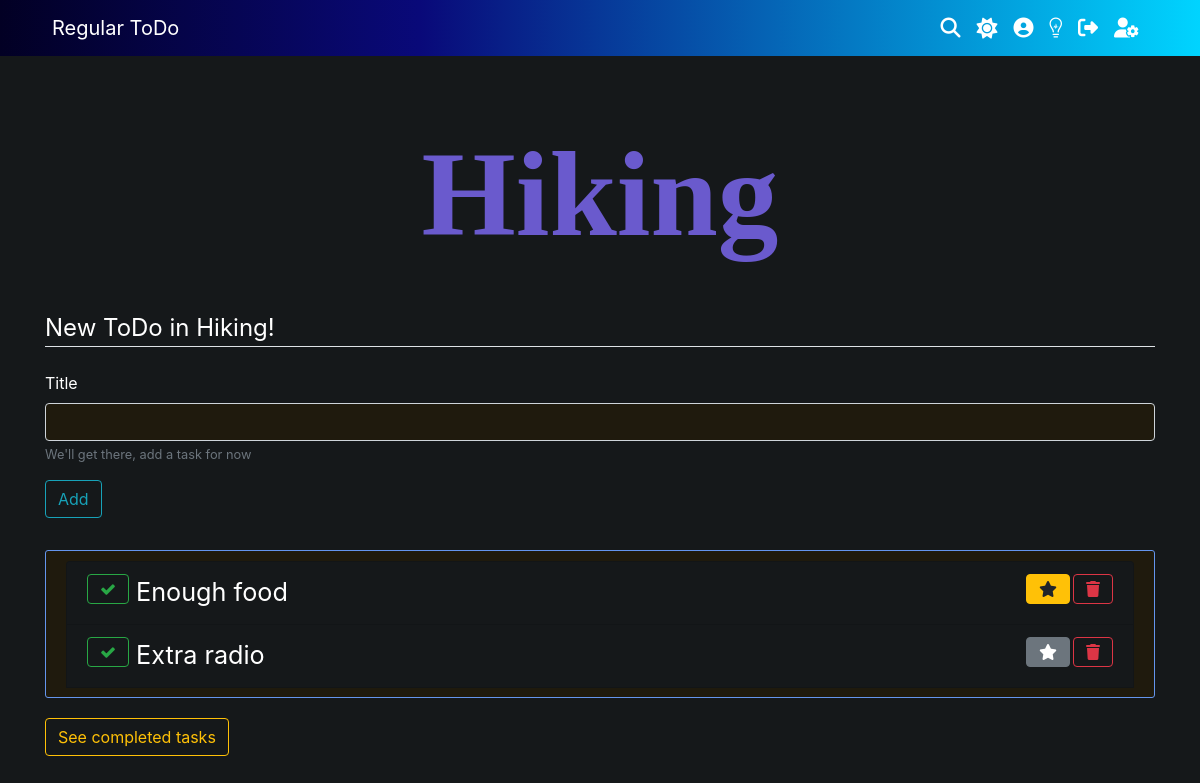
Page /tasklists/Hiking/29/ (signed in) on the committed database.
### ToDo/models.py (models this page shows, shortened)
class TaskList(models.Model):
    title = models.CharField(max_length=100)
    owner = models.ForeignKey(User, on_delete=models.CASCADE)
    num_of_tasks = models.IntegerField(default=0)

class ToDo(models.Model):
    title = models.CharField(max_length=100)
    parent_list = models.ForeignKey(
        TaskList, on_delete=models.CASCADE, null=True)
    date_created = models.DateTimeField(default=timezone.now)
    creator = models.ForeignKey(User, on_delete=models.CASCADE)
    is_checked = models.BooleanField(default=False)
    due_date = models.DateTimeField(null=True, blank=True)
    due_date_color = models.CharField(max_length=100, null=True, blank=True)
    num_of_subtasks = models.IntegerField(default=0)
    date_completed = models.DateTimeField(null=True, blank=True)
    has_notes = models.BooleanField(default=False)
    important = models.BooleanField(default=False)

### ToDo/views.py (the view)
# urls.py: path('tasklists/<title>/<int:pk>/', views.tasklist_single_view, name="tasklist-single-view"),
@login_required
def tasklist_single_view(request, title, pk=None, **kwargs):
    if title == "tasks":
        todos = ToDo.objects.filter(
            creator=request.user, parent_list=None)
        tasklist = "Tasks"
    else:
        try:
            tasklist = TaskList.objects.get(
                title=title, pk=pk, owner=request.user)
        except:
            return render(request, "ToDo/restrict_access.html")
        todos = ToDo.objects.filter(
            parent_list=tasklist, creator=request.user)
    completed_todos = todos.filter(is_checked=True).order_by("-date_completed")
    todos = todos.filter(is_checked=False).order_by("-date_created")
    context = {
        "tasklist": tasklist,
        "todos": todos,
        "completed_todos": completed_todos,
        "add_form": NewTaskForm(),
        "title": title
    }
    return render(request, "ToDo/tasklist_single_view.html", context=context)

### ToDo/forms.py
class NewTaskForm(forms.Form):
    title = forms.CharField(
        help_text="We'll get there, add a task for now", max_length=70)
    title.widget = forms.TextInput(attrs={'id': 'input-todo'})

### ToDo/templates/ToDo/tasklist_single_view.html (shortened to what this page needs)
{% extends "ToDo/base.html" %}
{% block content %}
{% load crispy_forms_tags %}
{% if tasklist != "Tasks" %}
    <a href="{% url 'tasklist-edit' tasklist.pk %}"
        style="font-size:12ch; text-decoration: none; font-weight: 900; font-family: cursive; color:slateblue">
        <center>
            {{ tasklist.title }}
        </center>
    </a>
{% else %}
    <a style="font-size:12ch; text-decoration: none; font-weight: 900; font-family: cursive; color:slateblue">
        <center>Tasks</center>
    </a>
{% endif %}
<br>
<form action="/createTask/" id="todo-add-form" method="POST" name="add_form">
    <fieldset class="form-group dark-mode-assist">
        <legend class="border-bottom mb-4">New ToDo in {{ tasklist.title }}!</legend>
        {{ add_form|crispy }}
        <div class="form-group">
            <button class="btn btn-outline-info" type="submit" name="add-task">Add</button>
        </div>
    </fieldset>
</form>
{% if todos %}
    <ul id="todo-list" class="list-group content-section">
        {% for todo in todos %}
            <li id="todo-item-{{ todo.pk }}" class="list-group-item dark-mode-assist-section big-list-item">
                <button style="float:left" onclick="toggleTodo({{ todo.pk }}, 'check', 'single-view')"
                    class="btn btn-outline-success">
                    <i class="fa fa-check"></i>
                </button>
                <a style="margin-left: 7px; color:inherit; text-decoration: none; font-size: 2.5ch;"
                    href="{% url 'todo-detailed' todo.title todo.pk %}"> {{ todo.title }}
                </a>
                <button data-toggle="modal" data-target="#exampleModalCenter{{ todo.pk }}" style="float: right;"
                    class="btn btn-outline-danger">
                    <i class="fas fa-trash"></i>
                </button>
                {% if todo.important %}
                    <button id="todo-important-{{ todo.pk }}" onclick="toggleImportant({{ todo.pk }}, 'unmark')"
                        style="float: right; margin-right:3px" class="btn btn-warning"><i class="fas fa-star"></i>
                    </button>
                {% else %}
                    <button id="todo-important-{{ todo.pk }}" onclick="toggleImportant({{ todo.pk }}, 'mark')"
                        style="float: right; margin-right:3px" class="btn btn-secondary">
                        <i class="fas fa-star"></i>
                    </button>
                {% endif %}
            </li>
        {% endfor %}
    </ul>
{% else %}
    <ul id="todo-list" class="list-group content-section" style="display: none;">
    </ul>
{% endif %}
{% if completed_todos %}
    <div id="completed-tasks">
        <a class="btn btn-outline-warning" data-toggle="collapse" href="#multiCollapseExample2" role="button"
                aria-expanded="false" aria-controls="multiCollapseExample2">See completed tasks</a>
        <div class="row">
                <div class="col">
            </div>
        </div>
    </div>
{% endif %}
<br><br><br><br>
{% endblock content %}

### static/ToDo/css/main_dark.css (style rules this page uses)
body { background: #15181a; color: #333333; margin-top: 5rem; }
.form-control { background: #1f1a0d; color: #ffffff; }
.dark-mode-assist { color: #ffffff; }
.dark-mode-assist-section { color: #ffffff; background: #15181a; border: 1px line #a80de0; }
ul { margin: 0; }
.content-section { background: #1f1a0d; padding: 10px 20px; border: 1px solid cornflowerblue; border-radius: 3px; margin-bottom: 20px; }

### rows in the picture
TaskList: title "Hiking"
ToDo: title "Enough food"
ToDo: title "Extra radio"
